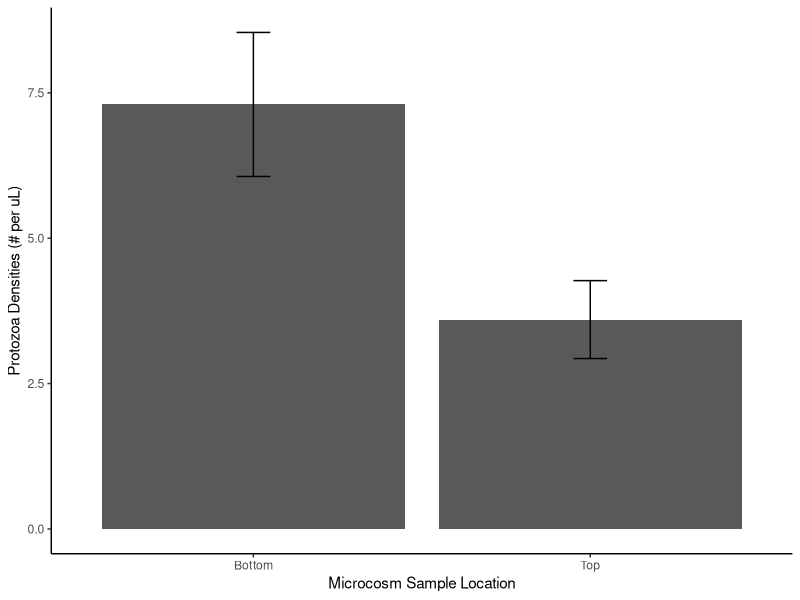

Reproduce this figure in R. (Note: this script raises an error after producing the figure.)
# Problem Set 1

# Question 4: create a graph showing means and se identical to a graph in excel
library(tidyverse)
mydata<-read_csv("Data/ProblemSet1.csv")
View(mydata)

mydata<-mydata%>%
  pivot_longer(cols=c('Top','Bottom'), names_to="Location",values_to="Density") %>%
  arrange(Location)

# statistics

myMean <- mydata %>%
  group_by(Location) %>%
  summarize(meanDensity=mean(Density, na.rm=TRUE), se=sd(Density, na.rm=TRUE)/sqrt(length(na.omit(Density))))

mySD<-mydata%>%
  group_by(Location) %>%
  summarise(SD=sd(Density))

myVar<-mydata%>%
  group_by(Location)%>%
  summarise(Variance=var(Density))
# alternate method for variance
myVar2<-mySD%>%
  group_by(Location)%>%
  mutate(Var=(SD^2))

# 95% confidence intervals
# 95% CI = mean +/- sd*1.96
myConfidence<-mydata%>%
  group_by(Location)%>%
  summarise(meanDensity=mean(Density,na.rm=T),StDev=sd(Density,na.rm=T))%>%
  mutate(posCI=meanDensity+StDev*1.96, negCI=meanDensity-StDev*1.96)

# graphing

ggplot(myMean, aes(x=Location, y=meanDensity)) + 
  theme(panel.grid.major = element_blank(), panel.grid.minor = element_blank(),
        panel.background = element_blank(), axis.line = element_line(colour = "black"),
        plot.title = element_text(hjust = 0.5))+
  geom_bar(stat="identity", position="dodge", size=0.6) + #determines the bar width
  geom_errorbar(aes(ymax=meanDensity+se, ymin=meanDensity-se), stat="identity", position=position_dodge(width=0.9), width=0.1) + #adds error bars
  labs(x="Microcosm Sample Location", y="Protozoa Densities (# per uL)") + #labels the x and y axes
  scale_fill_manual(values=c("Bottom"="blue","Top"="blue")) + #fill colors for the bars
  ggsave("Output/PS1.png")
